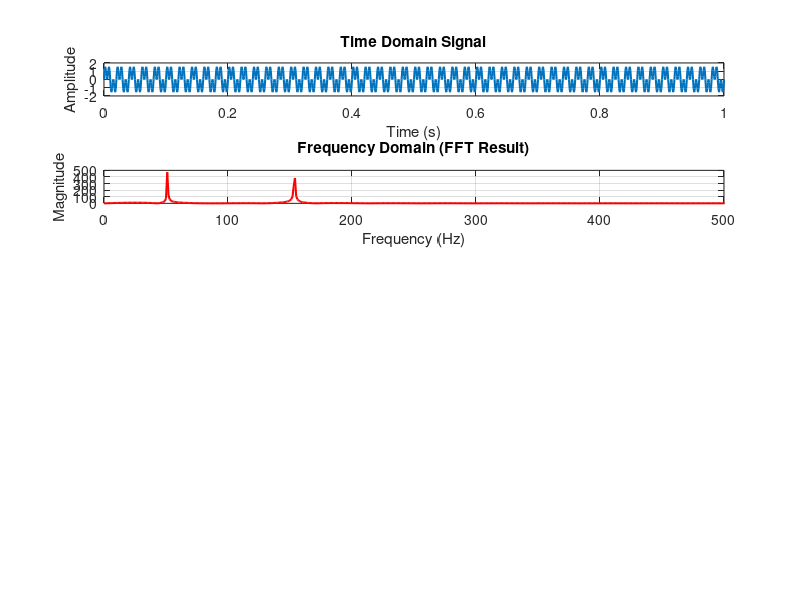

Source code (MATLAB): (Note: this script raises an error after producing the figure.)
clc;
clear;
close all;

% Time domain signal
fs = 1000;              % Sampling frequency
t = 0:1/fs:1;           % Time vector (1 second)
f1 = 50;                % Frequency component 1
f2 = 150;               % Frequency component 2
x = sin(2*pi*f1*t) + sin(2*pi*f2*t);  % Composite signal

subplot(5,1,1);
plot(t, x, 'LineWidth', 1.5);
title('Time Domain Signal');
xlabel('Time (s)');
ylabel('Amplitude');
grid on;

% FFT
N = length(x);          % Number of samples

NFFT = 2^nextpow2(N);

X = fft(x, NFFT);             % Built-in FFT function

f = 0:NFFT-1;     % Frequency axis

magX = abs(X);

% Magnitude Spectrum
subplot(5,1,2);
plot(f, magX, 'r', 'LineWidth', 1.5);
title('Frequency Domain (FFT Result)');
xlabel('Frequency (Hz)');
ylabel('Magnitude');
xlim([0 fs/2]);      % Show only positive frequencies
grid on;


% Low Pass
fc = 100;
order = 4;


% Cutoff Slope
% Order যত বেশি, slope তত বেশি খাড়া হয়।
% Filter Order	Attenuation Rate
% Order 1	20 dB per decade
% Order 2	40 dB per decade
% Order 4	80 dB per decade (খুব শার্প কাটবে)

% ====================== FILTER ORDER EXPLANATION =========================
% ধরো তুমি noise কাটার জন্য ৪টা ফিল্টার একটার পর একটা সিরিজে লাগালে — 
% এটাই Filter Order = 4 হিসেবে ধরা হয়।
%
% অর্থাৎ —
% "একটা ফিল্টারকে যত বেশি ধাপ (stage) বা স্তর দিয়ে তৈরি করা হয়,
% সেই সংখ্যাই তার Order।"
%
% Real-Life Example — Volume Control ধারণা
% --------------------------------------------
% ধরো তোমার কাছে একটা গান আছে যেটাতে অনেক high-frequency noise আছে।
%
% যদি তুমি একবারে সামান্য কমাও → noise অল্প কমবে → এটা Filter Order = 1 এর মত।
% কিন্তু যদি ৪ বার ধাপে ধাপে কমাও → noise অনেক বেশি কমবে → এটা Filter Order = 4।
%
% তুলনামূলক ধারণা:
%
%   Filter Order    Output Quality         Noise Reduction Power
%   ------------    -------------------    -------------------------
%   Order 1         মোটামুটি              কম
%   Order 2         ভালো                মাঝারি
%   Order 4         অনেক পরিষ্কার        অনেক বেশি কাটবে
%
% তাই, Order যত বেশি হবে → Cutoff এর পরের অপ্রয়োজনীয় frequency 
% তত তাড়াতাড়ি এবং বেশি মাত্রায় কেটে ফেলা হবে।
% ========================================================================


lpass = designfilt('lowpassiir', 'FilterOrder', order, 'SampleRate', fs, 'HalfPowerFrequency', fc);

y_low = filtfilt(lpass, x);

subplot(5,1,3);
plot(t, y_low, 'r', 'LineWidth', 1.5);
title('Low pass Filter');
xlabel('Frequency (Hz)');
ylabel('Magnitude');    % Show only positive frequencies
grid on;


% FFT
N = length(y_low);          % Number of samples

NFFT = 2^nextpow2(N);

X = fft(y_low, NFFT);             % Built-in FFT function

f = 0:NFFT-1;     % Frequency axis

magX = abs(X);

% Magnitude Spectrum
subplot(5,1,4);
plot(f, magX, 'r', 'LineWidth', 1.5);
title('Frequency Domain (FFT Result)');
xlabel('Frequency (Hz)');
ylabel('Magnitude');
xlim([0 fs/2]);      % Show only positive frequencies
grid on;
